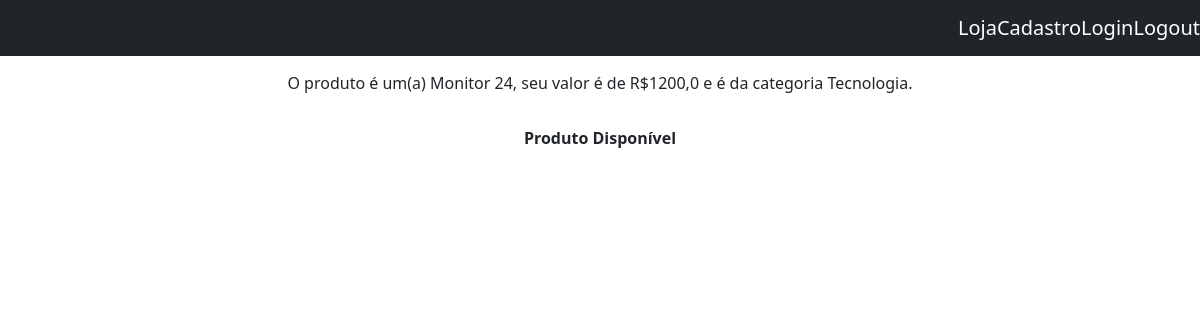
The app's page /loja/detalhe/1, older data.
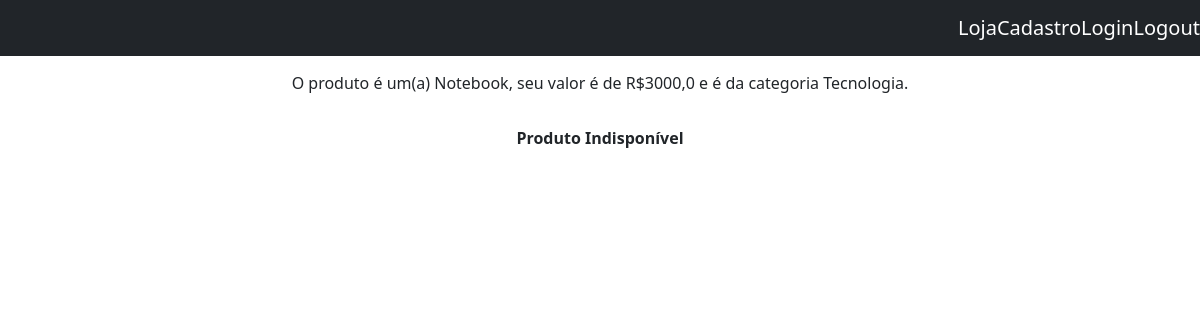
The same page, newer data.
### loja/models.py (models this page shows, shortened)
class Produto(models.Model):
    nome = models.CharField(max_length=30)
    valor = models.FloatField()
    categoria = models.ForeignKey(Categoria, on_delete=models.CASCADE, default=1)
    vendido = models.BooleanField(default=False)

class Categoria(models.Model):
    nome = models.CharField(max_length=30)

### loja/views.py (the view)
# urls.py: path('detalhe/<int:produto_id>', views.detalhes, name='detalhes'),
def detalhes(request, produto_id):
    produtos = get_object_or_404(Produto, pk=produto_id)
    produtos_a_exibir = {
        'produtos': produtos
    }
    return render(request, 'detalhes.html', produtos_a_exibir)

### template/detalhes.html (shortened to what this page needs)
<!DOCTYPE html>
<html lang="pt-br">
<head>
    <link href="https://cdn.jsdelivr.net/npm/bootstrap@5.1.3/dist/css/bootstrap.min.css" rel="stylesheet">
</head>
<body>
    {% include 'partials/_nav.html' %}
    <div style="padding-top: 15px; text-align: center;">
        <p>O produto é um(a) {{ produtos.nome }}, seu valor é de R${{ produtos.valor }} e é da categoria {{ produtos.categoria.nome }}.</p>
    </div>
    <div style="padding-top: 15px; text-align: center;"><b>
        {% if produtos.vendido %}
            Produto Indisponível
        {% else %}
            Produto Disponível
        {% endif %}
    </b>
    </div>
    </body>
</html>

Row changes from the older to the newer data that the page shows:
changed Produto "Tecnologia": nome "Monitor 24" → "Notebook"; valor "1200,0" → "3000,0"
Text that changed along with them:
text no longer shown: "Produto Disponível"
text now shown: "Produto Indisponível"
